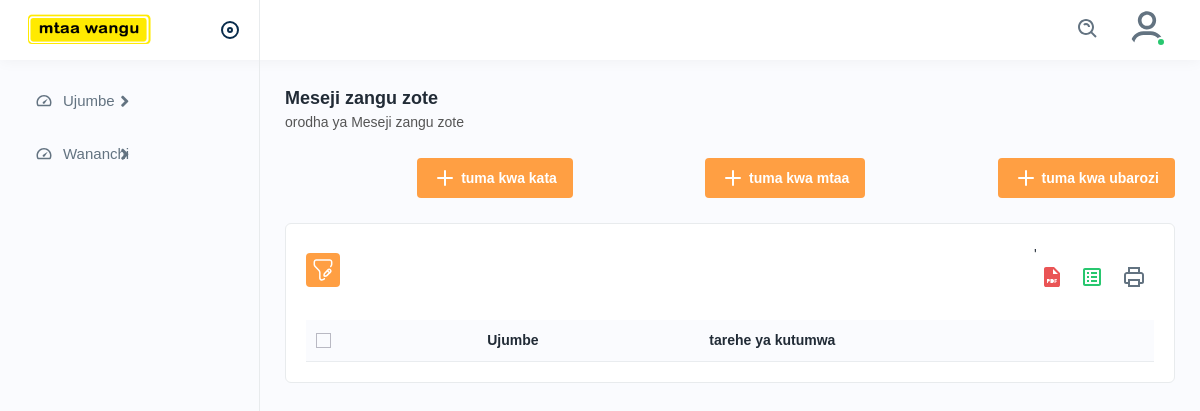
The app's page /mtendaji-jumbe/orodha-ya-jumbe/ (signed in), older data.
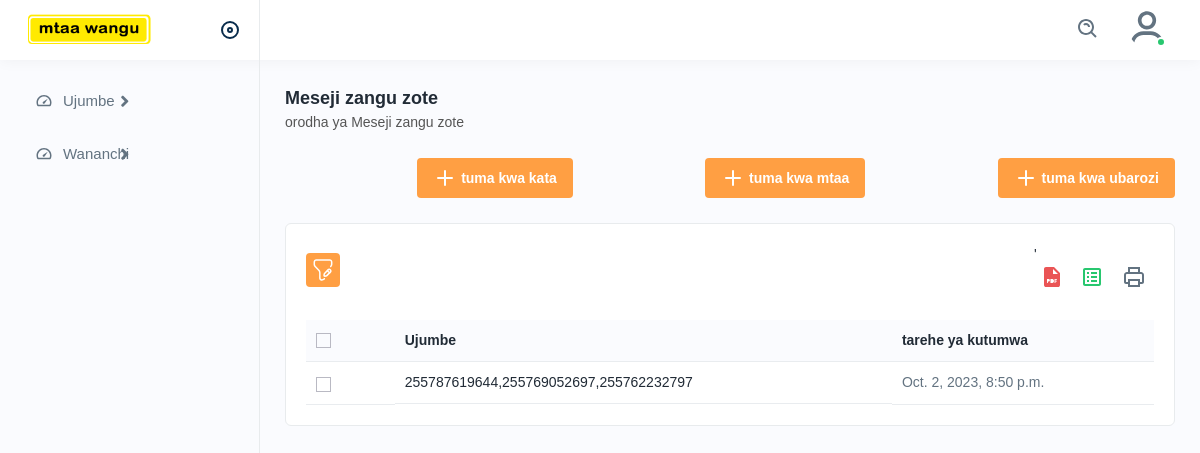
The same page, newer data.
### ujumbe/models.py (models this page shows, shortened)
class Ujumbe(models.Model):
    user = models.ForeignKey(User, on_delete=models.CASCADE, null=True, related_name="ujumbe_user")
    ujumbe = models.TextField()
    kata = models.ForeignKey(Kata, on_delete=models.CASCADE, null=True)
    wapokeaji = models.CharField(max_length=80, null=True, blank=True)
    date_created = models.DateTimeField(auto_now=True)
    class Meta:
        verbose_name_plural = 'Jumbe'

### accounts/decorators.py (the view)
    def wrapper_func(request, *args, **kwargs):
        group = None
        if request.user.groups.exists():
            group = request.user.groups.all()[0].name
        if group == 'mjumbe' and request.user.is_active:
            return redirect('mjumbe-dashibodi')
        elif group == 'mwenyekiti' and request.user.is_active:
            return redirect('mwenyekiti-dashibodi')
        elif request.user.is_staff and request.user.is_active:
            return redirect('staff-dashibodi')
        elif group == 'mtendaji' and request.user.is_active:
            return view_func(request, *args, **kwargs)
        else:
            return redirect('ingia')

### mtendaji/views.py (called while the page is built)
@login_required
@mtendaji_tu
def orodha_ya_jumbe(request):
    mtendaji = request.user.mtendaji
    kata = mtendaji.kata
    jumbe = ujumbe_models.Ujumbe.objects.filter(kata=kata)
    context = {
        'jumbe': jumbe,
    }
    return render(request, 'ujumbe/orodha.html', context)

### templates/ujumbe/orodha.html (shortened to what this page needs)
{% extends 'base/index.html' %}
{% load static %}
{% block page %}Meseji zangu zote{% endblock page %}
{% block slogan %}orodha ya Meseji zangu zote{% endblock slogan %}
{% block content %}
<div class="page-header">
    <div class="page-btn">
        <a href="{% url 'tuma-kwa-kata' %}" class="btn btn-added"><img src="{% static 'assets/img/icons/plus.svg' %}" alt="img" class="me-1">tuma kwa kata</a>
    </div>
    <div class="page-btn">
        <a href="{% url 'tuma-kwa-mtaa' %}" class="btn btn-added"><img src="{% static 'assets/img/icons/plus.svg' %}" alt="img" class="me-1">tuma kwa mtaa</a>
    </div>
    <div class="page-btn">
        <a href="{% url 'tuma-kwa-barozi' %}" class="btn btn-added"><img src="{% static 'assets/img/icons/plus.svg' %}" alt="img" class="me-1">tuma kwa ubarozi</a>
    </div>
</div>
<div class="card">
    <div class="card-body">
    <div class="table-top">
    <div class="search-set">
    <div class="search-path">
    <a class="btn btn-filter" id="filter_search">
        <img src="{% static 'assets/img/icons/filter.svg' %}" alt="img">
    </a>
    </div>
    <div class="search-input">
    <a class="btn btn-searchset"><img src="{% static 'assets/img/icons/search-white.svg' %}" alt="img"></a>
    </div>
    </div>
    <div class="wordset">'
    <ul>
    <li>
    <a data-bs-toggle="tooltip" data-bs-placement="top" title="pdf"><img src="{% static 'assets/img/icons/pdf.svg' %}" alt="img"></a>
    </li>
    <li>
    <a data-bs-toggle="tooltip" data-bs-placement="top" title="excel"><img src="{% static 'assets/img/icons/excel.svg' %}" alt="img"></a>
    </li>
    <li>
    <a data-bs-toggle="tooltip" data-bs-placement="top" title="print"><img src="{% static 'assets/img/icons/printer.svg' %}" alt="img"></a>
    </li>
    </ul>
    </div>
    </div>
    <div class="table-responsive">
    <table class="table  datanew">
    <thead>
    <tr>
    <th>
    <label class="checkboxs">
    <span class="checkmarks"></span>
    </label>
    </th>
    <th>Ujumbe</th>
    <th>tarehe ya kutumwa </th>
    </tr>
    </thead>
    <tbody>
    {% for pc in jumbe %}
    <tr>
    <td>
    <label class="checkboxs">
    <span class="checkmarks"></span>
    </label>
    </td>
    <td class="productimgname">
        <a href="">{{pc.ujumbe}}</a>
    </td>
    <td>{{pc.date_created}}</td>
    </tr>
    {% endfor %}
    </tbody>
    </table>
    </div>
    </div>
</div>
{% endblock %}

Row changes from the older to the newer data that the page shows:
added Ujumbe: ujumbe "255787619644,255769052697,255762232797", date_created "Oct. 2, 2023, 8:50 p.m."
